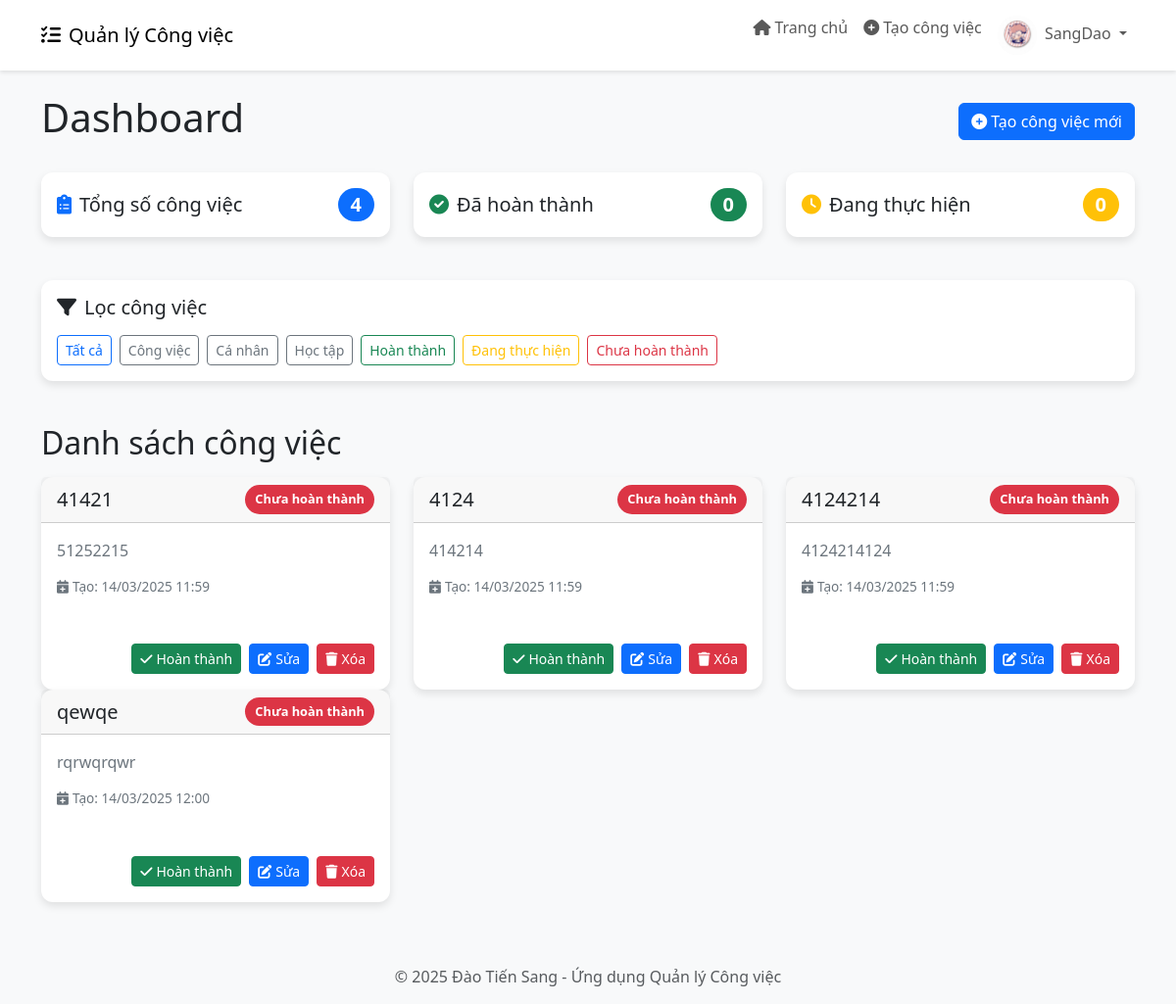
Page /dashboard (signed in) on the earlier database version.
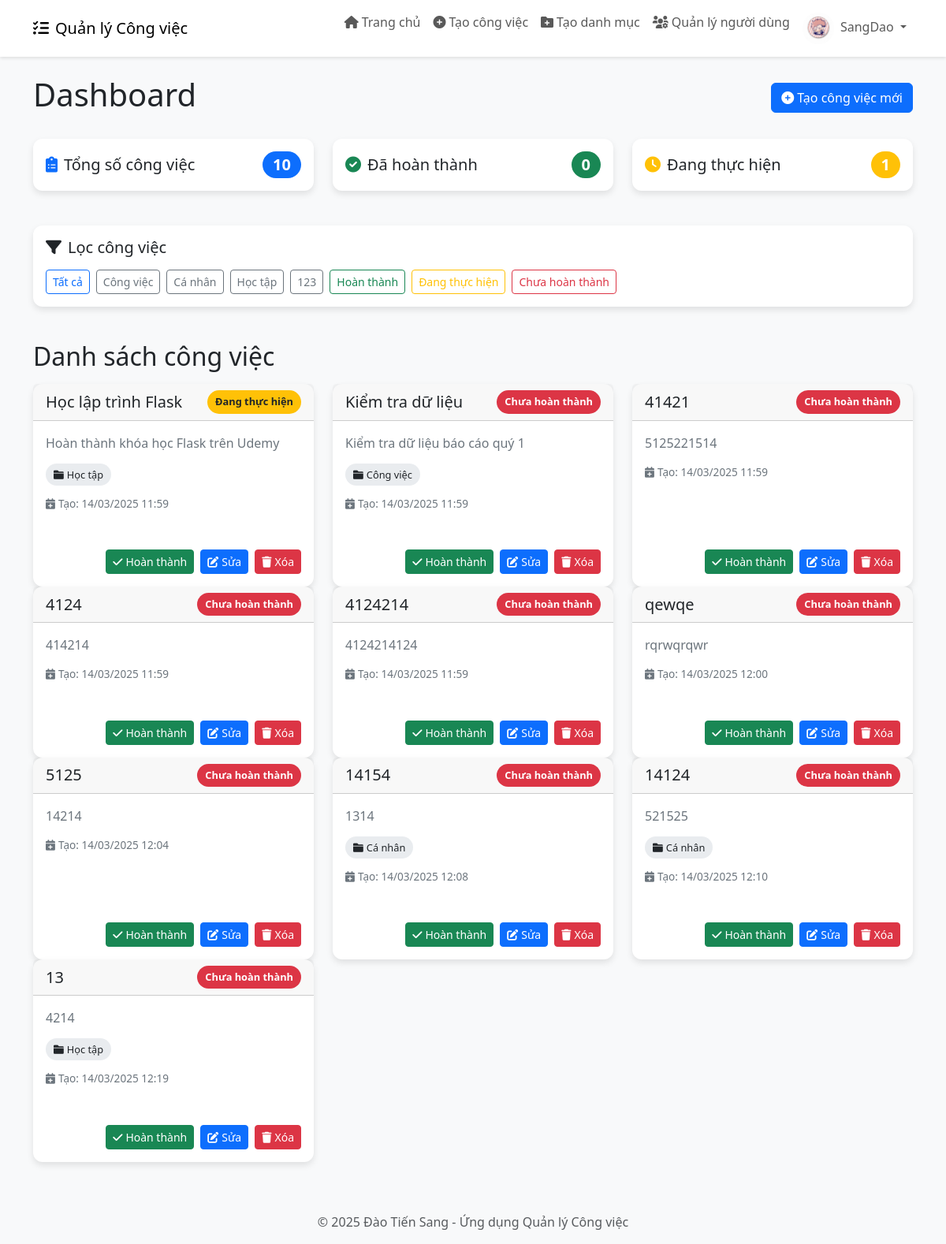
Same page on the later database version.
### app.py (models this page shows)
class Category(db.Model):
    id = db.Column(db.Integer, primary_key=True)
    name = db.Column(db.String(100), nullable=False)
    description = db.Column(db.Text, nullable=True)
    tasks = db.relationship('Task', backref='category', lazy=True)

class Task(db.Model):
    id = db.Column(db.Integer, primary_key=True)
    title = db.Column(db.String(100), nullable=False)
    description = db.Column(db.Text, nullable=True)
    status = db.Column(db.String(20), default='Chưa hoàn thành')
    created = db.Column(db.DateTime, default=lambda: datetime.now(vietnam_tz))  # Lưu thời gian theo múi giờ Việt Nam
    finished = db.Column(db.DateTime, nullable=True)
    user_id = db.Column(db.Integer, db.ForeignKey('user.id'), nullable=False)
    category_id = db.Column(db.Integer, db.ForeignKey('category.id'), nullable=True)

### app.py (the view)
@app.route('/dashboard')
def dashboard():
    if 'user_id' not in session:
        return redirect(url_for('login'))
    user_id = session['user_id']
    user = User.query.get(user_id)
    if session.get('is_admin'):
        tasks = Task.query.all()
        categories = Category.query.all()
        users = User.query.all()
    else:
        tasks = Task.query.filter_by(user_id=user_id).all()
        categories = Category.query.all()
        users = None
    session['avatar'] = user.avatar
    return render_template('dashboard.html', tasks=tasks, categories=categories, users=users, user=user)

### templates/dashboard.html (shortened to what the changed rows need)
{% extends 'base.html' %}
{% block content %}
<div class="d-flex justify-content-between align-items-center mb-4">
    <h1>Dashboard</h1>
</div>
<div class="row mb-4">
    <div class="col-md-4">
        <div class="card p-3">
            <div class="d-flex justify-content-between align-items-center">
                <h5 class="mb-0"><i class="fas fa-clipboard-list text-primary me-2"></i>Tổng số công việc</h5>
                <span class="badge bg-primary rounded-pill fs-5">{{ tasks|length }}</span>
            </div>
        </div>
    </div>
    <div class="col-md-4">
        <div class="card p-3">
            <div class="d-flex justify-content-between align-items-center">
                <h5 class="mb-0"><i class="fas fa-clock text-warning me-2"></i>Đang thực hiện</h5>
                <span class="badge bg-warning rounded-pill fs-5">{{ tasks|selectattr('status', 'equalto', 'Đang thực hiện')|list|length }}</span>
            </div>
        </div>
    </div>
</div>
<div class="row mb-4">
    <div class="col-12">
        <div class="card p-3">
            <div class="d-flex flex-wrap gap-2">
                <a href="{{ url_for('dashboard') }}" class="btn btn-sm btn-outline-primary">Tất cả</a>
                {% for category in categories %}
                <a href="{{ url_for('dashboard', category_id=category.id) }}" class="btn btn-sm btn-outline-secondary">
                    {{ category.name }}
                </a>
                {% endfor %}
                <a href="{{ url_for('dashboard', status='Hoàn thành') }}" class="btn btn-sm btn-outline-success">Hoàn thành</a>
                <a href="{{ url_for('dashboard', status='Đang thực hiện') }}" class="btn btn-sm btn-outline-warning">Đang thực hiện</a>
                <a href="{{ url_for('dashboard', status='Chưa hoàn thành') }}" class="btn btn-sm btn-outline-danger">Chưa hoàn thành</a>
            </div>
        </div>
    </div>
</div>
<h2 class="mb-3">Danh sách công việc</h2>
{% if not tasks %}
<div class="alert alert-info">
    <i class="fas fa-info-circle me-2"></i>Không có công việc nào. Hãy tạo công việc mới!
</div>
{% else %}
<div class="row">
    {% for task in tasks %}
    <div class="col-md-4">
        <div class="card task-card mb-4">
            <div class="card-header task-header">
                <h5 class="card-title mb-0">{{ task.title }}</h5>
                {% if task.status == 'Hoàn thành' %}
                <span class="task-badge bg-success text-white">Hoàn thành</span>
                {% elif task.status == 'Đang thực hiện' %}
                <span class="task-badge bg-warning text-dark">Đang thực hiện</span>
                {% else %}
                <span class="task-badge bg-danger text-white">Chưa hoàn thành</span>
                {% endif %}
            </div>
            <div class="card-body d-flex flex-column">
                <p class="task-description">{{ task.description }}</p>
                {% if task.category %}
                <div class="mb-3">
                    <span class="category-badge">
                        <i class="fas fa-folder me-1"></i>{{ task.category.name }}
                    </span>
                </div>
                {% endif %}
                <div class="task-date mb-2">
                    <i class="fas fa-calendar-plus me-1"></i>Tạo: {{ task.created.strftime('%d/%m/%Y %H:%M') }}
                </div>
                <div class="task-footer mt-auto pt-3 d-flex gap-2">
                    {% if task.status != 'Hoàn thành' %}
                    <a href="{{ url_for('complete_task', task_id=task.id) }}" class="btn btn-success btn-sm">
                        <i class="fas fa-check me-1"></i>Hoàn thành
                    </a>
                    {% endif %}
                    <a href="{{ url_for('edit_task', task_id=task.id) }}" class="btn btn-primary btn-sm">
                        <i class="fas fa-edit me-1"></i>Sửa
                    </a>
                    <a href="{{ url_for('delete_task', task_id=task.id) }}" class="btn btn-danger btn-sm" onclick="return confirm('Bạn có chắc chắn muốn xóa công việc này?')">
                        <i class="fas fa-trash me-1"></i>Xóa
                    </a>
                </div>
            </div>
        </div>
    </div>
    {% endfor %}
</div>
{% endif %}
{% endblock %}

### templates/base.html (shortened to what this page needs)
<!DOCTYPE html>
<html lang="vi">
<head>
    <link href="https://cdn.jsdelivr.net/npm/bootstrap@5.3.0-alpha1/dist/css/bootstrap.min.css" rel="stylesheet">
    <link rel="stylesheet" href="https://cdnjs.cloudflare.com/ajax/libs/font-awesome/6.0.0/css/all.min.css">
</head>
<body>
    {% if 'user_id' in session %}
    <nav class="navbar navbar-expand-lg navbar-light bg-white mb-4">
        <div class="container">
            <a class="navbar-brand" href="{{ url_for('dashboard') }}">
                <i class="fas fa-tasks me-2"></i>Quản lý Công việc
            </a>
            <div class="collapse navbar-collapse" id="navbarNav">
                <ul class="navbar-nav ms-auto">
                    <li class="nav-item">
                        <a class="nav-link" href="{{ url_for('dashboard') }}">
                            <i class="fas fa-home me-1"></i>Trang chủ
                        </a>
                    </li>
                    <li class="nav-item">
                        <a class="nav-link" href="{{ url_for('new_task') }}">
                            <i class="fas fa-plus-circle me-1"></i>Tạo công việc
                        </a>
                    </li>
                    {% if session.get('is_admin') %}
                    <li class="nav-item">
                        <a class="nav-link" href="{{ url_for('new_category') }}">
                            <i class="fas fa-folder-plus me-1"></i>Tạo danh mục
                        </a>
                    </li>
                    <li class="nav-item">
                        <a class="nav-link" href="{{ url_for('admin_users') }}">
                            <i class="fas fa-users-cog me-1"></i>Quản lý người dùng
                        </a>
                    </li>
                    {% endif %}
                    <li class="nav-item dropdown">
                        <a class="nav-link dropdown-toggle" href="#" id="navbarDropdown" role="button" data-bs-toggle="dropdown" aria-expanded="false">
                            <img src="{{ url_for('static', filename='uploads/' + session.get('avatar', 'default-avatar.png')) }}" alt="Avatar" class="avatar-circle me-1">
                            {{ session.get('username') }}
                        </a>
                    </li>
                </ul>
            </div>
        </div>
    </nav>
    {% endif %}
    <div class="container mt-4">
        {% block content %}{% endblock %}
    </div>
    <footer class="bg-light py-3 mt-5">
        <div class="container text-center">
            <p class="text-muted mb-0">© 2025 Đào Tiến Sang - Ứng dụng Quản lý Công việc</p>
        </div>
    </footer>
</body>
</html>

Differences in the rows shown:
added Category: name "123"
now on this page (row unchanged): Task: title "Học lập trình Flask", status "Đang thực hiện", description "Hoàn thành khóa học Flask trên Udemy", category.name "Học tập", created "14/03/2025 11:59"
now on this page (row unchanged): Task: title "Kiểm tra dữ liệu", status "Chưa hoàn thành", description "Kiểm tra dữ liệu báo cáo quý 1", category.name "Công việc", created "14/03/2025 11:59"
changed Task (number 3 of 10 on the later page): description "51252215" → "5125221514"
now on this page (row unchanged): Task: title "5125", status "Chưa hoàn thành", description "14214", created "14/03/2025 12:04"
now on this page (row unchanged): Task: title "14154", status "Chưa hoàn thành", description "1314", category.name "Cá nhân", created "14/03/2025 12:08"
now on this page (row unchanged): Task: title "14124", status "Chưa hoàn thành", description "521525", category.name "Cá nhân", created "14/03/2025 12:10"
added Task: title "13", status "Chưa hoàn thành", description "4214", category.name "Học tập", created "14/03/2025 12:19"
Other differences:
{{ tasks|length }}: "4" → "10"
{{ tasks|selectattr('status', 'equalto', 'Đang thực hiện')|list|length }}: "0" → "1"
text now shown: "Tạo danh mục Quản lý người dùng"
